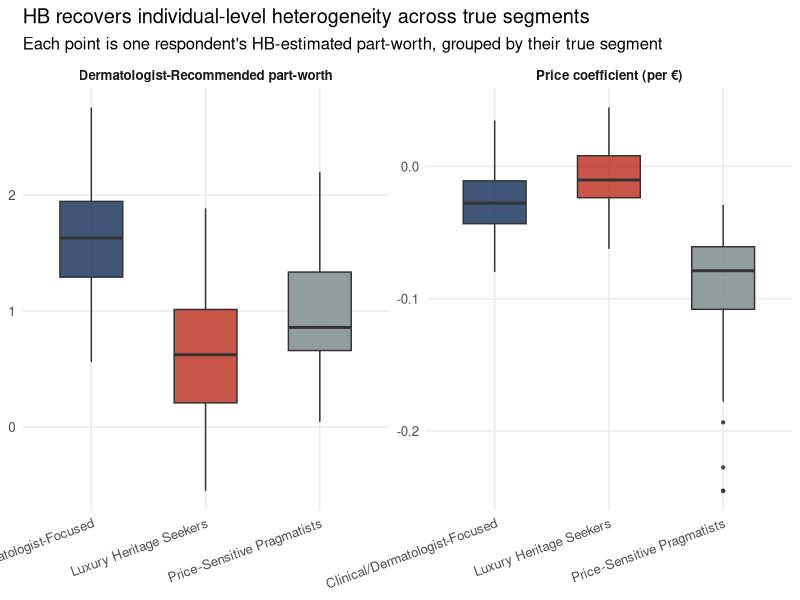
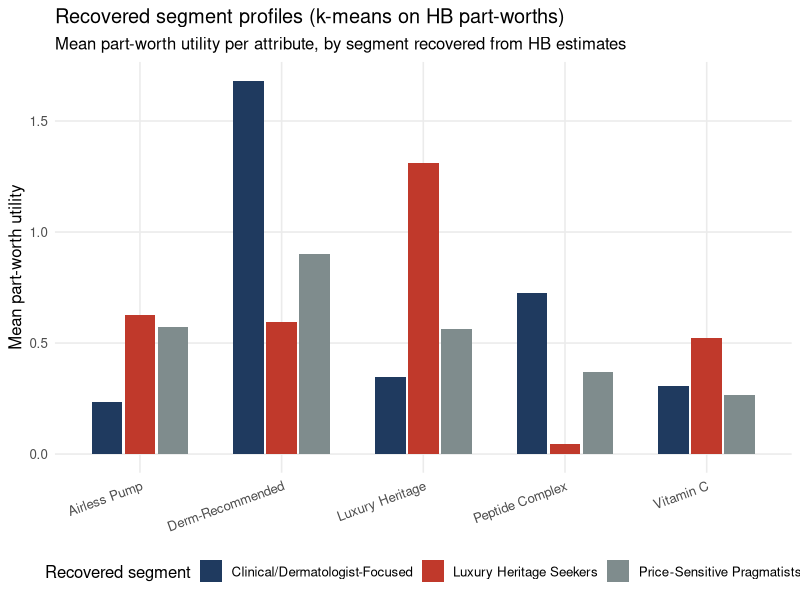

These charts were generated, in order, by the following R code:
# =============================================================================
# 05_hb_visualization.R
# Visualize what HB recovers that the pooled model (script 02) cannot:
# individual-level heterogeneity that separates by true latent segment, and
# business-usable segment profiles from post-hoc clustering.
# =============================================================================

library(ggplot2)
library(dplyr)
library(tidyr)

indiv_betas <- read.csv("outputs/hb_individual_partworths.csv")
true_indiv  <- read.csv("data/respondent_true_utilities.csv")
d <- merge(indiv_betas, true_indiv[, c("resp_id", "segment")], by = "resp_id")

seg_colors <- c("Clinical/Dermatologist-Focused" = "#1F3A5F",
                 "Luxury Heritage Seekers" = "#C0392B",
                 "Price-Sensitive Pragmatists" = "#7F8C8D")

# 1. Individual heterogeneity recovered by HB, split by TRUE segment
plot_data <- d %>%
  select(segment, pos_derm, price_eur) %>%
  pivot_longer(cols = c(pos_derm, price_eur), names_to = "attribute", values_to = "value") %>%
  mutate(attribute = recode(attribute,
                             pos_derm = "Dermatologist-Recommended part-worth",
                             price_eur = "Price coefficient (per \u20ac)"))

p1 <- ggplot(plot_data, aes(x = segment, y = value, fill = segment)) +
  geom_boxplot(width = 0.55, alpha = 0.85, outlier.size = 0.8) +
  facet_wrap(~attribute, scales = "free_y") +
  scale_fill_manual(values = seg_colors) +
  labs(title = "HB recovers individual-level heterogeneity across true segments",
       subtitle = "Each point is one respondent's HB-estimated part-worth, grouped by their true segment",
       x = NULL, y = NULL) +
  theme_minimal(base_size = 12) +
  theme(legend.position = "none",
        axis.text.x = element_text(angle = 20, hjust = 1),
        panel.grid.minor = element_blank(),
        strip.text = element_text(face = "bold"))
ggsave("outputs/hb_heterogeneity_by_segment.png", p1, width = 10, height = 5, dpi = 150)

# 2. Recovered segment profiles (k-means clusters) vs. true segments
km <- kmeans(scale(indiv_betas[, c("pos_derm","pos_luxury","ing_vitc","ing_pept",
                                     "fmt_pump","price_eur","none_flag")]), centers = 3, nstart = 25)
indiv_betas$cluster <- km$cluster

# Best-match cluster numbers to true segment names by dominant overlap
d$cluster <- indiv_betas$cluster[match(d$resp_id, indiv_betas$resp_id)]
cross_tab <- table(d$segment, d$cluster)
match_map <- apply(cross_tab, 1, which.max)  # true segment -> dominant cluster number
cluster_label <- setNames(names(match_map), match_map)

cluster_profile <- indiv_betas %>%
  mutate(recovered_segment = cluster_label[as.character(cluster)]) %>%
  group_by(recovered_segment) %>%
  summarise(across(c(pos_derm, pos_luxury, ing_vitc, ing_pept, fmt_pump), mean), n = n()) %>%
  pivot_longer(cols = c(pos_derm, pos_luxury, ing_vitc, ing_pept, fmt_pump),
               names_to = "attribute", values_to = "utility") %>%
  mutate(attribute = recode(attribute,
                             pos_derm = "Derm-Recommended", pos_luxury = "Luxury Heritage",
                             ing_vitc = "Vitamin C", ing_pept = "Peptide Complex",
                             fmt_pump = "Airless Pump"))

write.csv(cluster_profile, "outputs/hb_segment_profiles.csv", row.names = FALSE)

p2 <- ggplot(cluster_profile, aes(x = attribute, y = utility, fill = recovered_segment)) +
  geom_col(position = position_dodge(width = 0.7), width = 0.65) +
  scale_fill_manual(values = seg_colors) +
  labs(title = "Recovered segment profiles (k-means on HB part-worths)",
       subtitle = "Mean part-worth utility per attribute, by segment recovered from HB estimates",
       x = NULL, y = "Mean part-worth utility", fill = "Recovered segment") +
  theme_minimal(base_size = 12) +
  theme(axis.text.x = element_text(angle = 20, hjust = 1),
        panel.grid.minor = element_blank(),
        legend.position = "bottom")
ggsave("outputs/hb_segment_profiles.png", p2, width = 9, height = 5.5, dpi = 150)

cat("Cluster to true-segment mapping:\n")
print(cluster_label)
cat("\nHB visualizations written to outputs/\n")
